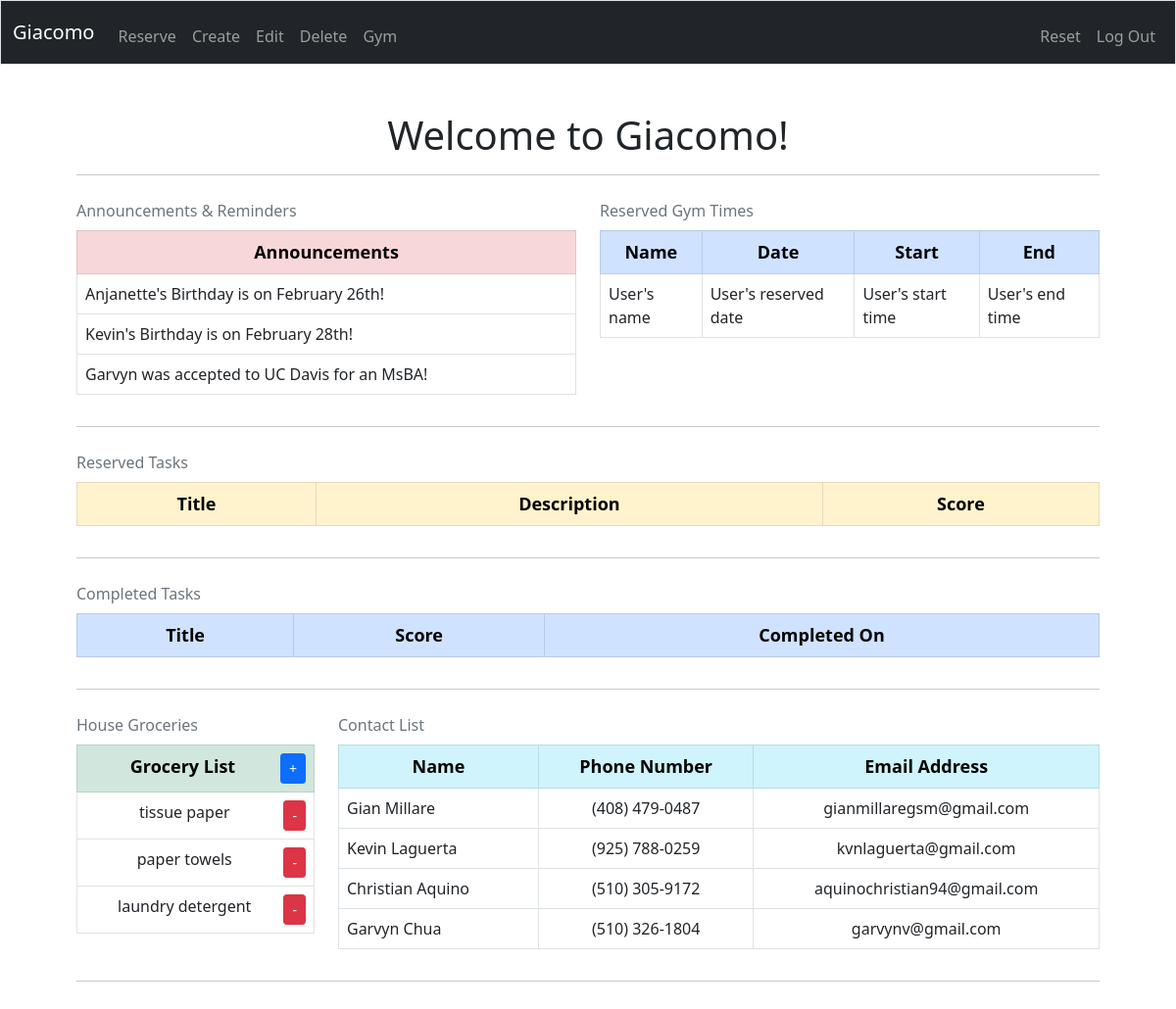
Before: / (signed in) with the older database file.
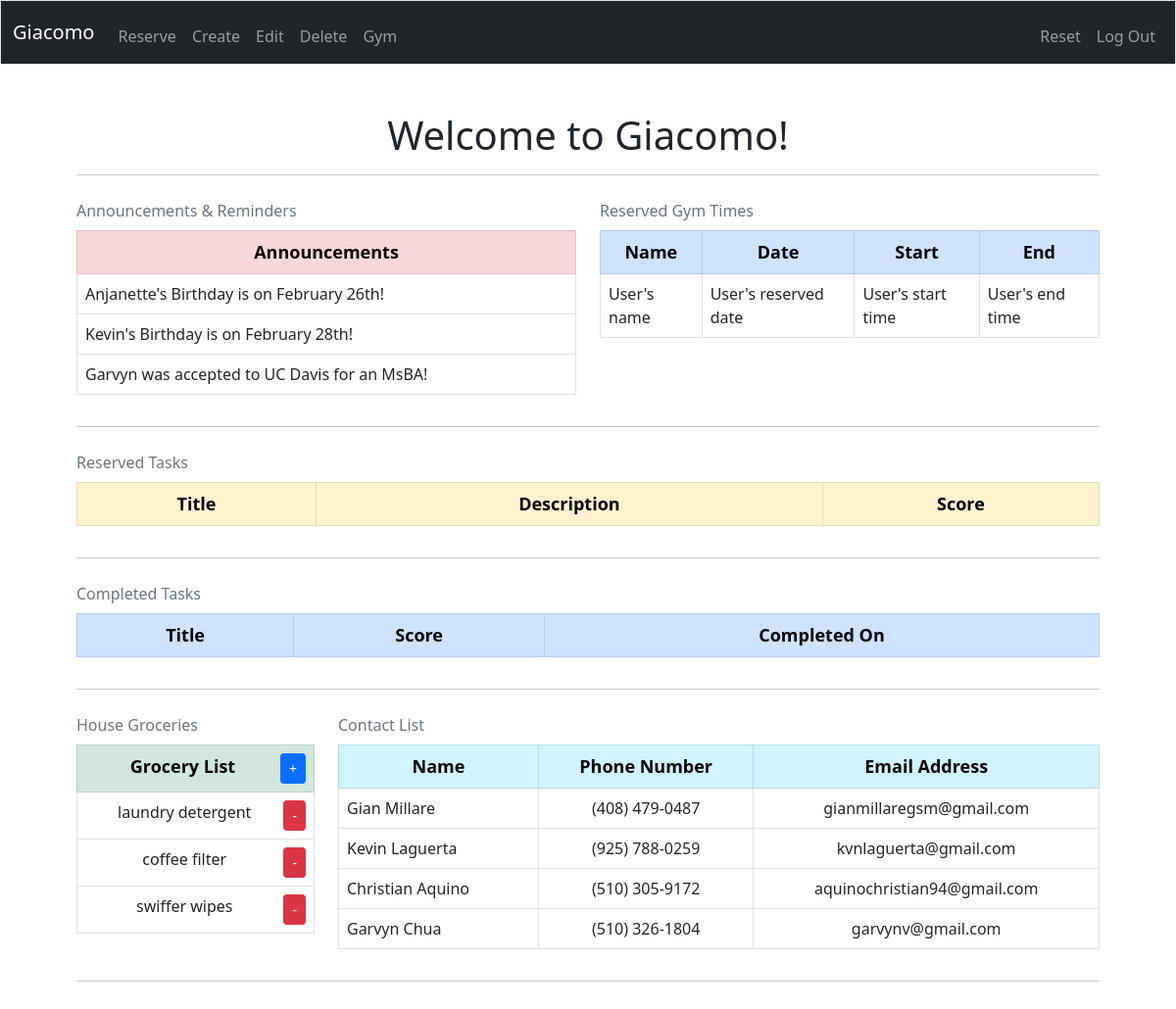
After: the same page with the newer database file.
### tables this page shows
CREATE TABLE 'groceries' (
'item_id' INTEGER PRIMARY KEY AUTOINCREMENT NOT NULL,
'user_id' INTEGER NOT NULL DEFAULT 0,
'item' TEXT NOT NULL);

CREATE TABLE 'contacts' (
'name' TEXT NOT NULL,
'phone' TEXT NOT NULL,
'email' TEXT NOT NULL);

### app.py (the view, shortened to what this page needs)
@app.route("/", methods=["GET", "POST"])
@login_required
def index():
    c.execute("""
    SELECT reserve_id, title, description, score FROM reserved WHERE user_id = :user_id
    """, {"user_id": session["user_id"]})
    rows = c.fetchall()
    user_reserved_tasks = []
    c.execute("""
    SELECT title, score, completed_on FROM completed_tasks WHERE user_id = :user_id
    """, {"user_id": session["user_id"]})
    rows = c.fetchall()
    user_completed_tasks = []
    for row in rows:
        user_completed_tasks.append({
            "title": row[0],
            "score": row[1],
            "completed_on": row[2]
        })
    c.execute("""
    SELECT item_id, item from groceries
    """)
    results = c.fetchall()
    items = []
    for i in results:
        items.append({
            'item_id': i[0],
            'item':i[1]
        })
    c.execute("""
    SELECT name, phone, email FROM contacts
    """)
    results = c.fetchall()
    contact_info = []
    for i in results:
        contact_info.append({
            'name': i[0],
            'phone': i[1],
            'email': i[2]
        })
    return render_template("index.html", user_reserved_tasks=user_reserved_tasks, items=items, user_completed_tasks=user_completed_tasks, contact_info=contact_info)

### helpers.py (called while the page is built)
def login_required(f):
    @wraps(f)
    def decorated_functions(*args, **kwargs):
        if session.get("user_id") is None:
            return redirect("/login")
        return f(*args, **kwargs)
    return decorated_functions

### templates/index.html (shortened to what this page needs)
{% extends "layout.html" %}
{% block main %}
    <h1>Welcome to Giacomo!</h1>
    <hr>
    <div class="row">
        <div class="col-6">
            <table class="table table-bordered caption-top">
                <caption>Announcements & Reminders</caption>
                <thead class="table-danger">
                    <tr>
                        <th scope="col" style="font-size: large; text-align: center;">Announcements</th>
                    </tr>
                </thead>
                <tbody>
                    <tr>
                        <td scope="row">Anjanette's Birthday is on February 26th!</td>
                    </tr>
                    <tr>
                        <td scope="row">Kevin's Birthday is on February 28th!</td>
                    </tr>
                    <tr>
                        <td scope="row">Garvyn was accepted to UC Davis for an MsBA!</td>
                    </tr>
                </tbody>
            </table>
        </div>
        <div class="col-6">
            <table class="table table-bordered caption-top">
                <caption>Reserved Gym Times</caption>
                <thead class="table-primary">
                    <tr>
                        <th scope="col" style="font-size: large; text-align: center;">Name</th>
                        <th scope="col" style="font-size: large; text-align: center;">Date</th>
                        <th scope="col" style="font-size: large; text-align: center;">Start</th>
                        <th scope="col" style="font-size: large; text-align: center;">End</th>
                    </tr>
                </thead>
                <tbody>
                    <tr>
                        <td scope="row">User's name</td>
                        <td scope="row">User's reserved date</td>
                        <td scope="row">User's start time</td>
                        <td scope="row">User's end time</td>
                    </tr>
                </tbody>
            </table>
        </div>
    </div>
    <hr>
    <div class="row">
        <div class="col-12">
            <table class="table table-bordered caption-top">
                <caption>Reserved Tasks</caption>
                <thead class="table-warning">
                    <tr>
                        <th scope="col" style="font-size: large; text-align: center;">Title</th>
                        <th scope="col" style="font-size: large; text-align: center;">Description</th>
                        <th scope="col" style="font-size: large; text-align: center;">Score</th>
                    </tr>
                </thead>
            </table>
        </div>
    </div>
    <hr>
    <div class="row">
        <div class="col-12">
            <table class="table table-bordered caption-top">
                <caption>Completed Tasks</caption>
                <thead class="table-primary">
                    <tr>
                        <th scope="col" style="font-size: large; text-align: center;">Title</th>
                        <th scope="col" style="font-size: large; text-align: center;">Score</th>
                        <th scope="col" style="font-size: large; text-align: center;">Completed On</th>
                    </tr>
                </thead>
            </table>
        </div>
    </div>
    <hr>
    <div class="row">
        <div class="col-3">
            <table class="table table-bordered caption-top">
                <caption>House Groceries</caption>
                <thead class="table-success">
                    <tr>
                        <th scope="col" style="font-size: large; text-align: center;">Grocery List<a href="/add_grocery" style="float: right;" class="btn btn-primary btn-sm" role="button">+</a></th>
                    </tr>
                </thead>
                <tbody>
                    {% for item in items %}
                    <tr style="text-align: center;">
                        <td>{{ item.item }} <form style="display: inline; float: right;" method="POST" action="{{ url_for('delete_grocery', item_id=item.item_id) }}"><button class="btn btn-danger btn-sm" type="submit">-</button></form> </td>
                    </tr>
                    {% endfor %}
                </tbody>
            </table>
        </div>
        <div class="col-9">
            <table class="table table-bordered caption-top">
                <caption>Contact List</caption>
                <thead class="table-info">
                    <tr>
                        <th scope="col" style="font-size: large; text-align: center;">Name</th>
                        <th scope="col" style="font-size: large; text-align: center;">Phone Number</th>
                        <th scope="col" style="font-size: large; text-align: center;">Email Address</th>
                    </tr>
                </thead>
                <tbody>
                    {% for i in contact_info %}
                    <tr>
                        <td>{{ i["name"] }}</td>
                        <td style="text-align: center;">{{ i["phone"] }}</td>
                        <td style="text-align: center;">{{ i["email"] }}</td>
                    </tr>
                    {% endfor %}
                </tbody>
            </table>
        </div>
    </div>
    <hr>
{% endblock %}

### templates/layout.html (shortened to what this page needs)
<!DOCTYPE html>
<html lang="en">
    <head>
        <link href="https://cdn.jsdelivr.net/npm/bootstrap@5.0.0-beta1/dist/css/bootstrap.min.css" rel="stylesheet">
        <link href="/static/styles.css" rel="stylesheet">
    </head>
    <body>
        <nav class="navbar navbar-expand-lg navbar-dark bg-dark border">
            <div class="container-fluid">
                <a class="navbar-brand" href="/"><span class="giacomo_brand">Giacomo</span></a>
                <div class="collapse navbar-collapse" id="navbar">
                    {% if session.user_id %}
                        <ul class="navbar-nav mr-auto mt-2">
                            <li class="nav-item"><a class="nav-link" href="/reserve">Reserve</a></li>
                            <li class="nav-item"><a class="nav-link" href="/create">Create</a></li>
                            <li class="nav-item"><a class="nav-link" href="/edit">Edit</a></li>
                            <li class="nav-item"><a class="nav-link" href="/delete">Delete</a></li>
                            <li class="nav-item"><a class="nav-link" href="/gym">Gym</a></li>
                        </ul>
                        <ul class="navbar-nav ms-auto mt-2">
                            <li class="nav-item"><a class="nav-link" href="/reset">Reset</a></li>
                            <li class="nav-item"><a class="nav-link" href="/logout">Log Out</a></li>
                        </ul>
                    {% else %}
                        <ul class="navbar-nav ms-auto mt-2">
                            <li class="nav-item"><a class="nav-link" href="/register">Register</a></li>
                            <li class="nav-item"><a class="nav-link" href="/login">Log In</a></li>
                        </ul>
                    {% endif %}
                </div>
            </div>
        </nav>
        <main class="container p-5">
            {% block main %}{% endblock %}
        </main>
    </body>
</html>

### static/styles.css (style rules this page uses)
h1 { text-align: center; }

Changed rows visible on the page:
removed groceries: item "tissue paper"
removed groceries: item "paper towels"
added groceries: item "coffee filter"
added groceries: item "swiffer wipes"
